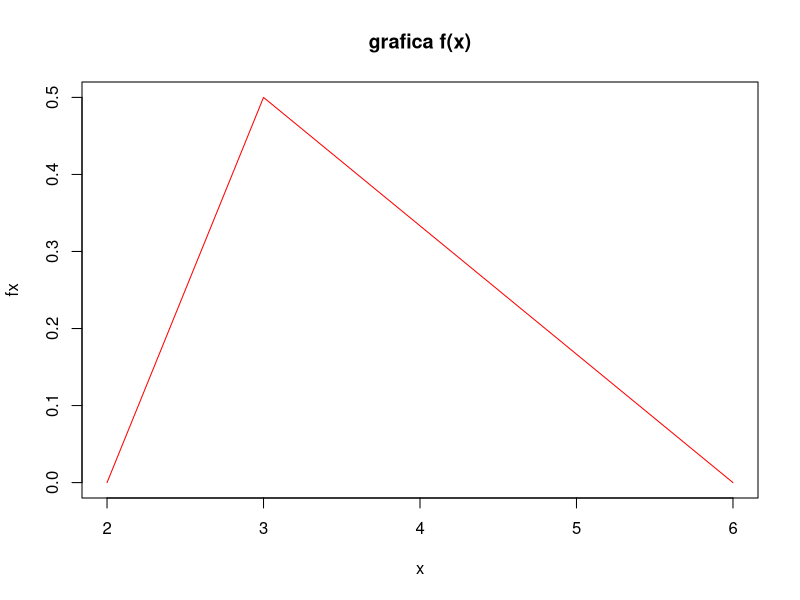
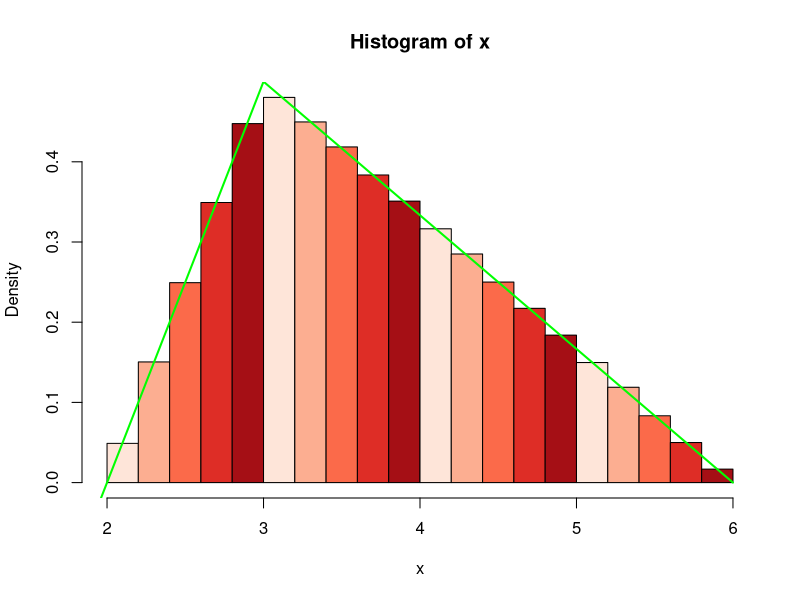

Reproduce these figures in R, in order.
## ---- chunk 1
library(dplyr)
library(RColorBrewer)
## ---- chunk 2
fx <- function(n){
  u <- n
  x <- case_when(        
    u <= 3 ~ (1/2)*(u-2), 
    u <= 6 ~ (1/2)*(2-(u/3))
  )
}
y<-seq(0,6,0.01)

plot(fx, 2,6, main= "grafica f(x)", col = "red")
## ---- chunk 3
numfx <- function(x){
  u <- x 
  x<- case_when(        
    u <= .25 ~ 2 + 2*sqrt(u), 
    u <= 1 ~ 6 - sqrt(12 - 12 * u),
  )
}
## ---- chunk 4
n<- 1000000
u<- runif(n)
x <- numfx(u)
hist(x,prob=TRUE,col=brewer.pal(n = 5, name = "Reds")) 
lines(y, fx(y),col="green",lwd=2)
## ---- chunk 5
a <- 2 #cota inferior 
b <- 6 #pico del triangulo
c <- 3 #cota superior
#Esperanza teoriaca vs valores generados
(a+b+c)/3
mean(x)
#Varianza teoriaca vs valores generados
(a*a + b*b + c*c - a*b - a*c - b*c)/18
var(x)
